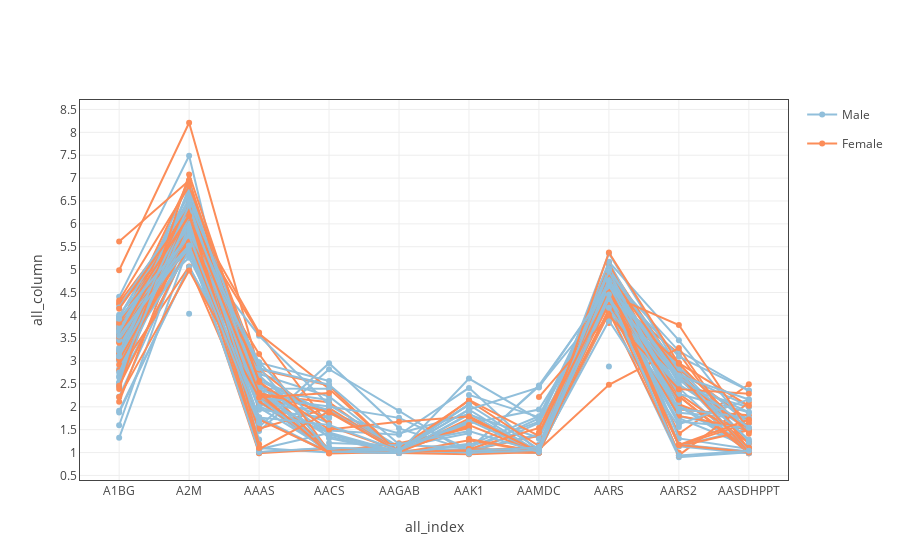

Write notebook code for a chart like this one.
### Code cell
tt.line_plot()

### Figure 1 — Plotly figure (JSON) as saved in the notebook; plotly's stock layout.template omitted (floating-point values rounded to 4 significant figures)
{"data": [{"legendgroup": "Male", "line": {"color": "rgb(145,191,219)"}, "name": "Male", "showlegend": true, "type": "scatter", "uid": "c0e542ba-d605-11e8-af20-a81e84e6c740", "x": ["A1BG", "A2M", "AAAS", "AACS", "AAGAB", "AAK1", "AAMDC", "AARS", "AARS2", "AASDHPPT"], "y": [3.957, 5.413, null, null, null, null, null, 4.369, null, null]}, {"legendgroup": "Male", "line": {"color": "rgb(145,191,219)"}, "name": "Male", "showlegend": false, "type": "scatter", "uid": "c0e548b4-d605-11e8-af20-a81e84e6c740", "x": ["A1BG", "A2M", "AAAS", "AACS", "AAGAB", "AAK1", "AAMDC", "AARS", "AARS2", "AASDHPPT"], "y": [3.565, 6.906, 2.5, 1.409, 1.015, null, 1.392, 4.843, 1.142, 1.523]}, {"legendgroup": "Male", "line": {"color": "rgb(145,191,219)"}, "name": "Male", "showlegend": false, "type": "scatter", "uid": "c0e54cec-d605-11e8-af20-a81e84e6c740", "x": ["A1BG", "A2M", "AAAS", "AACS", "AAGAB", "AAK1", "AAMDC", "AARS", "AARS2", "AASDHPPT"], "y": [3.113, 5.645, 2.212, 1.1, 1.057, 2.06, null, 4.905, 2.417, null]}, {"legendgroup": "Female", "line": {"color": "rgb(252,141,89)"}, "name": "Female", "showlegend": true, "type": "scatter", "uid": "c0e550b6-d605-11e8-af20-a81e84e6c740", "x": ["A1BG", "A2M", "AAAS", "AACS", "AAGAB", "AAK1", "AAMDC", "AARS", "AARS2", "AASDHPPT"], "y": [3.447, 5.995, 2.168, null, null, 1.614, null, 4.413, 3.167, 1.056]}, {"legendgroup": "Male", "line": {"color": "rgb(145,191,219)"}, "name": "Male", "showlegend": false, "type": "scatter", "uid": "c0e55462-d605-11e8-af20-a81e84e6c740", "x": ["A1BG", "A2M", "AAAS", "AACS", "AAGAB", "AAK1", "AAMDC", "AARS", "AARS2", "AASDHPPT"], "y": [2.829, 6.099, 2.576, 1.849, null, 1.274, null, 4.47, 2.414, 1.005]}, {"legendgroup": "Male", "line": {"color": "rgb(145,191,219)"}, "name": "Male", "showlegend": false, "type": "scatter", "uid": "c0e557f0-d605-11e8-af20-a81e84e6c740", "x": ["A1BG", "A2M", "AAAS", "AACS", "AAGAB", "AAK1", "AAMDC", "AARS", "AARS2", "AASDHPPT"], "y": [3.569, 5.962, 1.009, 1.1, 1.057, 1.635, 1.941, 4.394, 2.059, 1.069]}, {"legendgroup": "Female", "line": {"color": "rgb(252,141,89)"}, "name": "Female", "showlegend": false, "type": "scatter", "uid": "c0e55b74-d605-11e8-af20-a81e84e6c740", "x": ["A1BG", "A2M", "AAAS", "AACS", "AAGAB", "AAK1", "AAMDC", "AARS", "AARS2", "AASDHPPT"], "y": [3.74, 5.706, 2.269, 2.101, 1.005, null, 1.029, 4.547, 1.413, 2.494]}, {"legendgroup": "Male", "line": {"color": "rgb(145,191,219)"}, "name": "Male", "showlegend": false, "type": "scatter", "uid": "c0e55eee-d605-11e8-af20-a81e84e6c740", "x": ["A1BG", "A2M", "AAAS", "AACS", "AAGAB", "AAK1", "AAMDC", "AARS", "AARS2", "AASDHPPT"], "y": [3.01, 5.472, 2.718, 2.227, 1.038, null, 1.015, 4.833, 1.166, 1.015]}, {"legendgroup": "Female", "line": {"color": "rgb(252,141,89)"}, "name": "Female", "showlegend": false, "type": "scatter", "uid": "c0e56268-d605-11e8-af20-a81e84e6c740", "x": ["A1BG", "A2M", "AAAS", "AACS", "AAGAB", "AAK1", "AAMDC", "AARS", "AARS2", "AASDHPPT"], "y": [4.986, 8.21, 2.819, 2.465, 0.9911, 0.9629, 1.011, 5.09, 2.78, 1.207]}, {"legendgroup": "Female", "line": {"color": "rgb(252,141,89)"}, "name": "Female", "showlegend": false, "type": "scatter", "uid": "c0e565e2-d605-11e8-af20-a81e84e6c740", "x": ["A1BG", "A2M", "AAAS", "AACS", "AAGAB", "AAK1", "AAMDC", "AARS", "AARS2", "AASDHPPT"], "y": [3.174, 6.481, 2.24, null, null, null, 1.014, 4.047, 1.942, 1.814]}, {"legendgroup": "Male", "line": {"color": "rgb(145,191,219)"}, "name": "Male", "showlegend": false, "type": "scatter", "uid": "c0e56970-d605-11e8-af20-a81e84e6c740", "x": ["A1BG", "A2M", "AAAS", "AACS", "AAGAB", "AAK1", "AAMDC", "AARS", "AARS2", "AASDHPPT"], "y": [2.531, 5.496, 1.47, 2.822, 1.911, 0.9726, 1.648, 4.316, 1.793, 1.5]}, {"legendgroup": "Female", "line": {"color": "rgb(252,141,89)"}, "name": "Female", "showlegend": false, "type": "scatter", "uid": "c0e56cf4-d605-11e8-af20-a81e84e6c740", "x": ["A1BG", "A2M", "AAAS", "AACS", "AAGAB", "AAK1", "AAMDC", "AARS", "AARS2", "AASDHPPT"], "y": [3.639, 6.306, 3.625, 1.577, 1.036, null, null, 3.831, null, null]}, {"legendgroup": "Female", "line": {"color": "rgb(252,141,89)"}, "name": "Female", "showlegend": false, "type": "scatter", "uid": "c0e5706e-d605-11e8-af20-a81e84e6c740", "x": ["A1BG", "A2M", "AAAS", "AACS", "AAGAB", "AAK1", "AAMDC", "AARS", "AARS2", "AASDHPPT"], "y": [4.278, 6.281, null, null, null, 1.075, 1.014, 4.587, 1.877, null]}, {"legendgroup": "Male", "line": {"color": "rgb(145,191,219)"}, "name": "Male", "showlegend": false, "type": "scatter", "uid": "c0e573de-d605-11e8-af20-a81e84e6c740", "x": ["A1BG", "A2M", "AAAS", "AACS", "AAGAB", "AAK1", "AAMDC", "AARS", "AARS2", "AASDHPPT"], "y": [3.854, 5.259, 2.234, null, 1.067, null, 1.105, 4.588, 2.431, null]}, {"legendgroup": "Male", "line": {"color": "rgb(145,191,219)"}, "name": "Male", "showlegend": false, "type": "scatter", "uid": "c0e57758-d605-11e8-af20-a81e84e6c740", "x": ["A1BG", "A2M", "AAAS", "AACS", "AAGAB", "AAK1", "AAMDC", "AARS", "AARS2", "AASDHPPT"], "y": [3.576, 5.531, 1.557, 2.955, 1.53, 1.045, 1.746, 4.686, 2.708, 2.018]}, {"legendgroup": "Male", "line": {"color": "rgb(145,191,219)"}, "name": "Male", "showlegend": false, "type": "scatter", "uid": "c0e57ac8-d605-11e8-af20-a81e84e6c740", "x": ["A1BG", "A2M", "AAAS", "AACS", "AAGAB", "AAK1", "AAMDC", "AARS", "AARS2", "AASDHPPT"], "y": [2.5, 6.445, 2.693, 1.314, 0.9911, 1.832, 1.325, 5.353, 2.845, 1.252]}, {"legendgroup": "Male", "line": {"color": "rgb(145,191,219)"}, "name": "Male", "showlegend": false, "type": "scatter", "uid": "c0e57e42-d605-11e8-af20-a81e84e6c740", "x": ["A1BG", "A2M", "AAAS", "AACS", "AAGAB", "AAK1", "AAMDC", "AARS", "AARS2", "AASDHPPT"], "y": [2.444, 6.455, 2.122, 0.9946, 1.028, 1.065, null, 4.32, 2.679, null]}, {"legendgroup": "Male", "line": {"color": "rgb(145,191,219)"}, "name": "Male", "showlegend": false, "type": "scatter", "uid": "c0e581bc-d605-11e8-af20-a81e84e6c740", "x": ["A1BG", "A2M", "AAAS", "AACS", "AAGAB", "AAK1", "AAMDC", "AARS", "AARS2", "AASDHPPT"], "y": [null, 5.373, 1.774, 1.002, 1.037, 1.075, 2.447, 4.327, 1.165, null]}, {"legendgroup": "Female", "line": {"color": "rgb(252,141,89)"}, "name": "Female", "showlegend": false, "type": "scatter", "uid": "c0e5852c-d605-11e8-af20-a81e84e6c740", "x": ["A1BG", "A2M", "AAAS", "AACS", "AAGAB", "AAK1", "AAMDC", "AARS", "AARS2", "AASDHPPT"], "y": [3.679, 6.014, 1.009, null, null, 2.04, null, 4.32, 2.647, 1.069]}, {"legendgroup": "Male", "line": {"color": "rgb(145,191,219)"}, "name": "Male", "showlegend": false, "type": "scatter", "uid": "c0e5889c-d605-11e8-af20-a81e84e6c740", "x": ["A1BG", "A2M", "AAAS", "AACS", "AAGAB", "AAK1", "AAMDC", "AARS", "AARS2", "AASDHPPT"], "y": [1.912, 5.062, 2.245, 1.774, null, 1.045, 1.397, 4.388, 2.429, 1.992]}, {"legendgroup": "Male", "line": {"color": "rgb(145,191,219)"}, "name": "Male", "showlegend": false, "type": "scatter", "uid": "c0e58c16-d605-11e8-af20-a81e84e6c740", "x": ["A1BG", "A2M", "AAAS", "AACS", "AAGAB", "AAK1", "AAMDC", "AARS", "AARS2", "AASDHPPT"], "y": [3.223, 5.755, 1.738, 1.002, null, 1.075, 1.014, 4.892, 1.871, 1.739]}, {"legendgroup": "Male", "line": {"color": "rgb(145,191,219)"}, "name": "Male", "showlegend": false, "type": "scatter", "uid": "c0e58f86-d605-11e8-af20-a81e84e6c740", "x": ["A1BG", "A2M", "AAAS", "AACS", "AAGAB", "AAK1", "AAMDC", "AARS", "AARS2", "AASDHPPT"], "y": [1.322, 5.535, 3.554, 2.038, 1.123, null, 1.174, 4.791, 1.752, 1.134]}, {"legendgroup": "Male", "line": {"color": "rgb(145,191,219)"}, "name": "Male", "showlegend": false, "type": "scatter", "uid": "c0e592f6-d605-11e8-af20-a81e84e6c740", "x": ["A1BG", "A2M", "AAAS", "AACS", "AAGAB", "AAK1", "AAMDC", "AARS", "AARS2", "AASDHPPT"], "y": [3.67, 6.371, 2.411, 1.025, 0.9911, 1.192, null, 4.77, 3.096, 2.355]}, {"legendgroup": "Male", "line": {"color": "rgb(145,191,219)"}, "name": "Male", "showlegend": false, "type": "scatter", "uid": "c0e59666-d605-11e8-af20-a81e84e6c740", "x": ["A1BG", "A2M", "AAAS", "AACS", "AAGAB", "AAK1", "AAMDC", "AARS", "AARS2", "AASDHPPT"], "y": [4.404, 7.489, 1.098, 1.002, null, 1.075, 1.014, 4.095, 1.857, null]}, {"legendgroup": "Male", "line": {"color": "rgb(145,191,219)"}, "name": "Male", "showlegend": false, "type": "scatter", "uid": "c0e59c7e-d605-11e8-af20-a81e84e6c740", "x": ["A1BG", "A2M", "AAAS", "AACS", "AAGAB", "AAK1", "AAMDC", "AARS", "AARS2", "AASDHPPT"], "y": [3.256, 6.352, 2.114, 1.483, 1.39, 2.414, 1.011, 4.127, 0.8977, 1.005]}, {"legendgroup": "Male", "line": {"color": "rgb(145,191,219)"}, "name": "Male", "showlegend": false, "type": "scatter", "uid": "c0e5a4c6-d605-11e8-af20-a81e84e6c740", "x": ["A1BG", "A2M", "AAAS", "AACS", "AAGAB", "AAK1", "AAMDC", "AARS", "AARS2", "AASDHPPT"], "y": [3.696, 5.685, 2.114, 1.084, null, null, null, 4.604, null, null]}, {"legendgroup": "Male", "line": {"color": "rgb(145,191,219)"}, "name": "Male", "showlegend": false, "type": "scatter", "uid": "c0e5aade-d605-11e8-af20-a81e84e6c740", "x": ["A1BG", "A2M", "AAAS", "AACS", "AAGAB", "AAK1", "AAMDC", "AARS", "AARS2", "AASDHPPT"], "y": [3.79, 6.555, 2.366, 2.15, null, 1.12, 1.677, 4.866, 2.042, null]}, {"legendgroup": "Male", "line": {"color": "rgb(145,191,219)"}, "name": "Male", "showlegend": false, "type": "scatter", "uid": "c0e5b0a6-d605-11e8-af20-a81e84e6c740", "x": ["A1BG", "A2M", "AAAS", "AACS", "AAGAB", "AAK1", "AAMDC", "AARS", "AARS2", "AASDHPPT"], "y": [3.645, 6.391, 2.502, 1.061, 1.023, null, null, 4.975, 2.019, 1.036]}, {"legendgroup": "Male", "line": {"color": "rgb(145,191,219)"}, "name": "Male", "showlegend": false, "type": "scatter", "uid": "c0e5c082-d605-11e8-af20-a81e84e6c740", "x": ["A1BG", "A2M", "AAAS", "AACS", "AAGAB", "AAK1", "AAMDC", "AARS", "AARS2", "AASDHPPT"], "y": [2.223, 5.573, 2.624, 1.847, 1.418, 1.842, null, 5.064, 1.308, 1.079]}, {"legendgroup": "Male", "line": {"color": "rgb(145,191,219)"}, "name": "Male", "showlegend": false, "type": "scatter", "uid": "c0e60e34-d605-11e8-af20-a81e84e6c740", "x": ["A1BG", "A2M", "AAAS", "AACS", "AAGAB", "AAK1", "AAMDC", "AARS", "AARS2", "AASDHPPT"], "y": [2.53, 6.822, 2.037, 1.934, 1.118, 1.422, null, 5.153, 2.49, 1.496]}, {"legendgroup": "Female", "line": {"color": "rgb(252,141,89)"}, "name": "Female", "showlegend": false, "type": "scatter", "uid": "c0e616c2-d605-11e8-af20-a81e84e6c740", "x": ["A1BG", "A2M", "AAAS", "AACS", "AAGAB", "AAK1", "AAMDC", "AARS", "AARS2", "AASDHPPT"], "y": [2.109, 6.082, 3.598, 2.395, 0.9982, 1.745, 1.02, 5.138, 2.057, 1.461]}, {"legendgroup": "Female", "line": {"color": "rgb(252,141,89)"}, "name": "Female", "showlegend": false, "type": "scatter", "uid": "c0e61c26-d605-11e8-af20-a81e84e6c740", "x": ["A1BG", "A2M", "AAAS", "AACS", "AAGAB", "AAK1", "AAMDC", "AARS", "AARS2", "AASDHPPT"], "y": [3.789, 6.439, 2.568, 1.025, 0.9911, 1.269, 1.011, 4.537, 2.819, 1.703]}, {"legendgroup": "Female", "line": {"color": "rgb(252,141,89)"}, "name": "Female", "showlegend": false, "type": "scatter", "uid": "c0e62310-d605-11e8-af20-a81e84e6c740", "x": ["A1BG", "A2M", "AAAS", "AACS", "AAGAB", "AAK1", "AAMDC", "AARS", "AARS2", "AASDHPPT"], "y": [2.796, 5.067, 1.521, 1.979, 1.011, 1.045, 1.367, 4.982, 1.138, 1.488]}, {"legendgroup": "Male", "line": {"color": "rgb(145,191,219)"}, "name": "Male", "showlegend": false, "type": "scatter", "uid": "c0e62c52-d605-11e8-af20-a81e84e6c740", "x": ["A1BG", "A2M", "AAAS", "AACS", "AAGAB", "AAK1", "AAMDC", "AARS", "AARS2", "AASDHPPT"], "y": [3.913, 5.964, 1.102, null, 1.041, 1.936, 1.017, 4.592, 2.315, null]}, {"legendgroup": "Male", "line": {"color": "rgb(145,191,219)"}, "name": "Male", "showlegend": false, "type": "scatter", "uid": "c0e63468-d605-11e8-af20-a81e84e6c740", "x": ["A1BG", "A2M", "AAAS", "AACS", "AAGAB", "AAK1", "AAMDC", "AARS", "AARS2", "AASDHPPT"], "y": [3.546, 6.067, 1.745, null, 1.123, 1.662, null, 4.883, 3.219, 2.358]}, {"legendgroup": "Female", "line": {"color": "rgb(252,141,89)"}, "name": "Female", "showlegend": false, "type": "scatter", "uid": "c0e638a0-d605-11e8-af20-a81e84e6c740", "x": ["A1BG", "A2M", "AAAS", "AACS", "AAGAB", "AAK1", "AAMDC", "AARS", "AARS2", "AASDHPPT"], "y": [3.425, 5.662, 2.205, 1.025, 1.203, 1.532, null, 4.661, 2.285, 1.212]}, {"legendgroup": "Male", "line": {"color": "rgb(145,191,219)"}, "name": "Male", "showlegend": false, "type": "scatter", "uid": "c0e63b98-d605-11e8-af20-a81e84e6c740", "x": ["A1BG", "A2M", "AAAS", "AACS", "AAGAB", "AAK1", "AAMDC", "AARS", "AARS2", "AASDHPPT"], "y": [3.951, 6.638, 2.402, 2.398, null, 1.06, 2.469, 4.602, 2.857, 1.636]}, {"legendgroup": "Male", "line": {"color": "rgb(145,191,219)"}, "name": "Male", "showlegend": false, "type": "scatter", "uid": "c0e63e72-d605-11e8-af20-a81e84e6c740", "x": ["A1BG", "A2M", "AAAS", "AACS", "AAGAB", "AAK1", "AAMDC", "AARS", "AARS2", "AASDHPPT"], "y": [1.596, 5.943, 1.934, 1.755, null, 1.046, 1.391, 5.171, 3.455, 1.522]}, {"legendgroup": "Female", "line": {"color": "rgb(252,141,89)"}, "name": "Female", "showlegend": false, "type": "scatter", "uid": "c0e64142-d605-11e8-af20-a81e84e6c740", "x": ["A1BG", "A2M", "AAAS", "AACS", "AAGAB", "AAK1", "AAMDC", "AARS", "AARS2", "AASDHPPT"], "y": [3.187, 5.649, 2.82, null, 1.011, 1.045, 0.9937, 4.62, 2.653, 1.495]}, {"legendgroup": "Male", "line": {"color": "rgb(145,191,219)"}, "name": "Male", "showlegend": false, "type": "scatter", "uid": "c0e643fe-d605-11e8-af20-a81e84e6c740", "x": ["A1BG", "A2M", "AAAS", "AACS", "AAGAB", "AAK1", "AAMDC", "AARS", "AARS2", "AASDHPPT"], "y": [3.59, 6.239, 1.283, null, null, 1.309, null, 2.883, null, 1.219]}, {"legendgroup": "Female", "line": {"color": "rgb(252,141,89)"}, "name": "Female", "showlegend": false, "type": "scatter", "uid": "c0e646c4-d605-11e8-af20-a81e84e6c740", "x": ["A1BG", "A2M", "AAAS", "AACS", "AAGAB", "AAK1", "AAMDC", "AARS", "AARS2", "AASDHPPT"], "y": [5.616, 6.948, 1.18, null, null, 1.177, null, 3.914, null, 1.103]}, {"legendgroup": "Male", "line": {"color": "rgb(145,191,219)"}, "name": "Male", "showlegend": false, "type": "scatter", "uid": "c0e6499e-d605-11e8-af20-a81e84e6c740", "x": ["A1BG", "A2M", "AAAS", "AACS", "AAGAB", "AAK1", "AAMDC", "AARS", "AARS2", "AASDHPPT"], "y": [3.1, 6.038, null, 1.208, 1.151, 1.109, null, 4.56, 2.954, null]}, {"legendgroup": "Female", "line": {"color": "rgb(252,141,89)"}, "name": "Female", "showlegend": false, "type": "scatter", "uid": "c0e64c64-d605-11e8-af20-a81e84e6c740", "x": ["A1BG", "A2M", "AAAS", "AACS", "AAGAB", "AAK1", "AAMDC", "AARS", "AARS2", "AASDHPPT"], "y": [3.498, 6.424, 2.279, 0.9799, 1.011, 2.15, 1.362, 4.233, 2.757, 0.9863]}, {"legendgroup": "Female", "line": {"color": "rgb(252,141,89)"}, "name": "Female", "showlegend": false, "type": "scatter", "uid": "c0e64f2a-d605-11e8-af20-a81e84e6c740", "x": ["A1BG", "A2M", "AAAS", "AACS", "AAGAB", "AAK1", "AAMDC", "AARS", "AARS2", "AASDHPPT"], "y": [3.548, 5.871, null, null, null, null, 1.107, 4.071, 0.9716, null]}, {"legendgroup": "Female", "line": {"color": "rgb(252,141,89)"}, "name": "Female", "showlegend": false, "type": "scatter", "uid": "c0e651e6-d605-11e8-af20-a81e84e6c740", "x": ["A1BG", "A2M", "AAAS", "AACS", "AAGAB", "AAK1", "AAMDC", "AARS", "AARS2", "AASDHPPT"], "y": [3.729, 6.956, 2.123, 1.073, null, 1.001, null, 4.797, 0.9377, 2.095]}, {"legendgroup": "Male", "line": {"color": "rgb(145,191,219)"}, "name": "Male", "showlegend": false, "type": "scatter", "uid": "c0e654ac-d605-11e8-af20-a81e84e6c740", "x": ["A1BG", "A2M", "AAAS", "AACS", "AAGAB", "AAK1", "AAMDC", "AARS", "AARS2", "AASDHPPT"], "y": [3.046, 6.263, 0.9843, null, 1.033, 1.002, 1.063, 3.884, 1.559, null]}, {"legendgroup": "Female", "line": {"color": "rgb(252,141,89)"}, "name": "Female", "showlegend": false, "type": "scatter", "uid": "c0e65768-d605-11e8-af20-a81e84e6c740", "x": ["A1BG", "A2M", "AAAS", "AACS", "AAGAB", "AAK1", "AAMDC", "AARS", "AARS2", "AASDHPPT"], "y": [2.46, 5.527, 1.76, null, null, 1.045, 1.121, 4.132, 2.637, 1.092]}, {"legendgroup": "Female", "line": {"color": "rgb(252,141,89)"}, "name": "Female", "showlegend": false, "type": "scatter", "uid": "c0e65a56-d605-11e8-af20-a81e84e6c740", "x": ["A1BG", "A2M", "AAAS", "AACS", "AAGAB", "AAK1", "AAMDC", "AARS", "AARS2", "AASDHPPT"], "y": [4.237, 5.868, 2.042, null, 1.033, 1.569, null, 4.852, 2.228, 1.046]}, {"legendgroup": "Female", "line": {"color": "rgb(252,141,89)"}, "name": "Female", "showlegend": false, "type": "scatter", "uid": "c0e65d26-d605-11e8-af20-a81e84e6c740", "x": ["A1BG", "A2M", "AAAS", "AACS", "AAGAB", "AAK1", "AAMDC", "AARS", "AARS2", "AASDHPPT"], "y": [3.536, 5.533, 0.9876, 1.077, null, null, 1.067, 2.482, 3.285, 1.049]}, {"legendgroup": "Female", "line": {"color": "rgb(252,141,89)"}, "name": "Female", "showlegend": false, "type": "scatter", "uid": "c0e65fec-d605-11e8-af20-a81e84e6c740", "x": ["A1BG", "A2M", "AAAS", "AACS", "AAGAB", "AAK1", "AAMDC", "AARS", "AARS2", "AASDHPPT"], "y": [3.529, 5.653, 2.31, 1.878, 1.011, 1.045, 0.9937, 4.489, 2.236, 0.9863]}, {"legendgroup": "Male", "line": {"color": "rgb(145,191,219)"}, "name": "Male", "showlegend": false, "type": "scatter", "uid": "c0e662b2-d605-11e8-af20-a81e84e6c740", "x": ["A1BG", "A2M", "AAAS", "AACS", "AAGAB", "AAK1", "AAMDC", "AARS", "AARS2", "AASDHPPT"], "y": [3.021, 5.391, 2.006, 1.438, 1.015, 1.697, 0.9971, 4.991, 2.791, 0.9908]}, {"legendgroup": "Female", "line": {"color": "rgb(252,141,89)"}, "name": "Female", "showlegend": false, "type": "scatter", "uid": "c0e66578-d605-11e8-af20-a81e84e6c740", "x": ["A1BG", "A2M", "AAAS", "AACS", "AAGAB", "AAK1", "AAMDC", "AARS", "AARS2", "AASDHPPT"], "y": [3.137, 6.14, 1.087, null, null, 1.797, 1.004, 4.5, 1.152, 1.649]}, {"legendgroup": "Male", "line": {"color": "rgb(145,191,219)"}, "name": "Male", "showlegend": false, "type": "scatter", "uid": "c0e6682a-d605-11e8-af20-a81e84e6c740", "x": ["A1BG", "A2M", "AAAS", "AACS", "AAGAB", "AAK1", "AAMDC", "AARS", "AARS2", "AASDHPPT"], "y": [3.215, 6.34, 2.259, 1.352, 0.9911, 1.854, 1.011, 4.701, 2.604, 1.284]}, {"legendgroup": "Male", "line": {"color": "rgb(145,191,219)"}, "name": "Male", "showlegend": false, "type": "scatter", "uid": "c0e66ae6-d605-11e8-af20-a81e84e6c740", "x": ["A1BG", "A2M", "AAAS", "AACS", "AAGAB", "AAK1", "AAMDC", "AARS", "AARS2", "AASDHPPT"], "y": [4.011, 5.917, 2.382, 1.925, 1.011, null, 1.301, 4.504, 2.579, 1.882]}, {"legendgroup": "Male", "line": {"color": "rgb(145,191,219)"}, "name": "Male", "showlegend": false, "type": "scatter", "uid": "c0e66da2-d605-11e8-af20-a81e84e6c740", "x": ["A1BG", "A2M", "AAAS", "AACS", "AAGAB", "AAK1", "AAMDC", "AARS", "AARS2", "AASDHPPT"], "y": [3.661, 6.056, 2.194, 1.025, 0.9911, 1.16, 1.795, 4.752, 2.279, 1.88]}, {"legendgroup": "Male", "line": {"color": "rgb(145,191,219)"}, "name": "Male", "showlegend": false, "type": "scatter", "uid": "c0e6705e-d605-11e8-af20-a81e84e6c740", "x": ["A1BG", "A2M", "AAAS", "AACS", "AAGAB", "AAK1", "AAMDC", "AARS", "AARS2", "AASDHPPT"], "y": [3.29, 6.756, 2.234, 1.647, null, 1.09, 1.024, 5.008, 1.178, 1.026]}, {"legendgroup": "Female", "line": {"color": "rgb(252,141,89)"}, "name": "Female", "showlegend": false, "type": "scatter", "uid": "c0e6731a-d605-11e8-af20-a81e84e6c740", "x": ["A1BG", "A2M", "AAAS", "AACS", "AAGAB", "AAK1", "AAMDC", "AARS", "AARS2", "AASDHPPT"], "y": [3.398, 6.132, null, null, 1.097, 2.133, 1.142, 4.273, 0.9985, null]}, {"legendgroup": "Female", "line": {"color": "rgb(252,141,89)"}, "name": "Female", "showlegend": false, "type": "scatter", "uid": "c0e675d6-d605-11e8-af20-a81e84e6c740", "x": ["A1BG", "A2M", "AAAS", "AACS", "AAGAB", "AAK1", "AAMDC", "AARS", "AARS2", "AASDHPPT"], "y": [4.323, 6.822, 2.815, 1.639, null, 0.9759, null, 4.335, 1.802, 1.525]}, {"legendgroup": "Male", "line": {"color": "rgb(145,191,219)"}, "name": "Male", "showlegend": false, "type": "scatter", "uid": "c0e67900-d605-11e8-af20-a81e84e6c740", "x": ["A1BG", "A2M", "AAAS", "AACS", "AAGAB", "AAK1", "AAMDC", "AARS", "AARS2", "AASDHPPT"], "y": [3.744, 5.456, 1.09, null, null, null, 1.007, 4.794, null, 1.004]}, {"legendgroup": "Male", "line": {"color": "rgb(145,191,219)"}, "name": "Male", "showlegend": false, "type": "scatter", "uid": "c0e67b44-d605-11e8-af20-a81e84e6c740", "x": ["A1BG", "A2M", "AAAS", "AACS", "AAGAB", "AAK1", "AAMDC", "AARS", "AARS2", "AASDHPPT"], "y": [4.174, 6.438, 1.986, 1.049, null, 0.9823, null, 5.029, 2.649, 1.026]}, {"legendgroup": "Male", "line": {"color": "rgb(145,191,219)"}, "name": "Male", "showlegend": false, "type": "scatter", "uid": "c0e67d7e-d605-11e8-af20-a81e84e6c740", "x": ["A1BG", "A2M", "AAAS", "AACS", "AAGAB", "AAK1", "AAMDC", "AARS", "AARS2", "AASDHPPT"], "y": [1.874, 5.057, 2.209, 2.006, 1.759, 1.075, 1.014, 5.027, 1.903, null]}, {"legendgroup": "Male", "line": {"color": "rgb(145,191,219)"}, "name": "Male", "showlegend": false, "type": "scatter", "uid": "c0e67fd6-d605-11e8-af20-a81e84e6c740", "x": ["A1BG", "A2M", "AAAS", "AACS", "AAGAB", "AAK1", "AAMDC", "AARS", "AARS2", "AASDHPPT"], "y": [2.667, 5.92, 2.967, 2.564, null, 1.055, 1.001, 4.383, 1.679, 1.537]}, {"legendgroup": "Female", "line": {"color": "rgb(252,141,89)"}, "name": "Female", "showlegend": false, "type": "scatter", "uid": "c0e683fa-d605-11e8-af20-a81e84e6c740", "x": ["A1BG", "A2M", "AAAS", "AACS", "AAGAB", "AAK1", "AAMDC", "AARS", "AARS2", "AASDHPPT"], "y": [3.041, 5.651, 3.154, 1.025, null, 1.298, 1.011, 4.369, 2.956, 2.022]}, {"legendgroup": "Male", "line": {"color": "rgb(145,191,219)"}, "name": "Male", "showlegend": false, "type": "scatter", "uid": "c0e6876a-d605-11e8-af20-a81e84e6c740", "x": ["A1BG", "A2M", "AAAS", "AACS", "AAGAB", "AAK1", "AAMDC", "AARS", "AARS2", "AASDHPPT"], "y": [2.642, 6.396, 1.074, 1.429, null, 2.261, 1.774, 4.962, 1.138, 0.9863]}, {"legendgroup": "Male", "line": {"color": "rgb(145,191,219)"}, "name": "Male", "showlegend": false, "type": "scatter", "uid": "c0e68ada-d605-11e8-af20-a81e84e6c740", "x": ["A1BG", "A2M", "AAAS", "AACS", "AAGAB", "AAK1", "AAMDC", "AARS", "AARS2", "AASDHPPT"], "y": [3.976, 6.498, 2.86, 1.025, 0.9911, null, null, 4.165, 1.956, 1.759]}, {"legendgroup": "Male", "line": {"color": "rgb(145,191,219)"}, "name": "Male", "showlegend": false, "type": "scatter", "uid": "c0e68e40-d605-11e8-af20-a81e84e6c740", "x": ["A1BG", "A2M", "AAAS", "AACS", "AAGAB", "AAK1", "AAMDC", "AARS", "AARS2", "AASDHPPT"], "y": [3.104, 5.836, 1.012, 1.104, 1.06, 2.047, null, 4.359, 1.62, 2.162]}, {"legendgroup": "Female", "line": {"color": "rgb(252,141,89)"}, "name": "Female", "showlegend": false, "type": "scatter", "uid": "c0e691b0-d605-11e8-af20-a81e84e6c740", "x": ["A1BG", "A2M", "AAAS", "AACS", "AAGAB", "AAK1", "AAMDC", "AARS", "AARS2", "AASDHPPT"], "y": [4.141, 6.309, 1.089, null, null, 1.064, 1.006, 4.909, 2.71, 1.003]}, {"legendgroup": "Female", "line": {"color": "rgb(252,141,89)"}, "name": "Female", "showlegend": false, "type": "scatter", "uid": "c0e69516-d605-11e8-af20-a81e84e6c740", "x": ["A1BG", "A2M", "AAAS", "AACS", "AAGAB", "AAK1", "AAMDC", "AARS", "AARS2", "AASDHPPT"], "y": [3.485, 5.782, 1.074, 1.899, 1.011, 1.604, 0.9937, 4.453, 3.787, 1.479]}, {"legendgroup": "Female", "line": {"color": "rgb(252,141,89)"}, "name": "Female", "showlegend": false, "type": "scatter", "uid": "c0e69886-d605-11e8-af20-a81e84e6c740", "x": ["A1BG", "A2M", "AAAS", "AACS", "AAGAB", "AAK1", "AAMDC", "AARS", "AARS2", "AASDHPPT"], "y": [2.922, 5.64, 1.725, 1.002, null, 1.075, 1.537, 4.569, 1.165, 1.724]}, {"legendgroup": "Male", "line": {"color": "rgb(145,191,219)"}, "name": "Male", "showlegend": false, "type": "scatter", "uid": "c0e69bf6-d605-11e8-af20-a81e84e6c740", "x": ["A1BG", "A2M", "AAAS", "AACS", "AAGAB", "AAK1", "AAMDC", "AARS", "AARS2", "AASDHPPT"], "y": [3.862, 5.529, 1.033, null, null, null, 1.121, 4.369, 2.412, null]}, {"legendgroup": "Male", "line": {"color": "rgb(145,191,219)"}, "name": "Male", "showlegend": false, "type": "scatter", "uid": "c0e69f66-d605-11e8-af20-a81e84e6c740", "x": ["A1BG", "A2M", "AAAS", "AACS", "AAGAB", "AAK1", "AAMDC", "AARS", "AARS2", "AASDHPPT"], "y": [3.46, 5.802, 2.975, 1.39, 1.011, 2.617, 1.726, 4.755, 2.107, null]}, {"legendgroup": "Female", "line": {"color": "rgb(252,141,89)"}, "name": "Female", "showlegend": false, "type": "scatter", "uid": "c0e6a2d6-d605-11e8-af20-a81e84e6c740", "x": ["A1BG", "A2M", "AAAS", "AACS", "AAGAB", "AAK1", "AAMDC", "AARS", "AARS2", "AASDHPPT"], "y": [3.539, 6.206, 1.098, null, null, 1.075, 1.014, 4.65, 1.165, 1.013]}, {"legendgroup": "Female", "line": {"color": "rgb(252,141,89)"}, "name": "Female", "showlegend": false, "type": "scatter", "uid": "c0e6a646-d605-11e8-af20-a81e84e6c740", "x": ["A1BG", "A2M", "AAAS", "AACS", "AAGAB", "AAK1", "AAMDC", "AARS", "AARS2", "AASDHPPT"], "y": [2.212, 4.978, 2.206, 2.305, null, null, 2.214, 3.994, 2.387, 2.288]}, {"legendgroup": "Female", "line": {"color": "rgb(252,141,89)"}, "name": "Female", "showlegend": false, "type": "scatter", "uid": "c0e6a9b6-d605-11e8-af20-a81e84e6c740", "x": ["A1BG", "A2M", "AAAS", "AACS", "AAGAB", "AAK1", "AAMDC", "AARS", "AARS2", "AASDHPPT"], "y": [2.39, 7.081, 2.544, 1.503, 1.676, 1.786, 1.011, 5.374, 2.94, 1.412]}, {"legendgroup": "Male", "line": {"color": "rgb(145,191,219)"}, "name": "Male", "showlegend": false, "type": "scatter", "uid": "c0e6ad30-d605-11e8-af20-a81e84e6c740", "x": ["A1BG", "A2M", "AAAS", "AACS", "AAGAB", "AAK1", "AAMDC", "AARS", "AARS2", "AASDHPPT"], "y": [2.748, 6.164, 2.842, 2.482, 1.182, 1.468, 1.011, 4.76, 2.664, 1.545]}, {"legendgroup": "Male", "line": {"color": "rgb(145,191,219)"}, "name": "Male", "showlegend": false, "type": "scatter", "uid": "c0e6b0a0-d605-11e8-af20-a81e84e6c740", "x": ["A1BG", "A2M", "AAAS", "AACS", "AAGAB", "AAK1", "AAMDC", "AARS", "AARS2", "AASDHPPT"], "y": [3.108, 6.404, 1.695, null, 1.045, 2.047, 1.077, 4.641, 2.685, 2.161]}, {"legendgroup": "Male", "line": {"color": "rgb(145,191,219)"}, "name": "Male", "showlegend": false, "type": "scatter", "uid": "c0e6b41a-d605-11e8-af20-a81e84e6c740", "x": ["A1BG", "A2M", "AAAS", "AACS", "AAGAB", "AAK1", "AAMDC", "AARS", "AARS2", "AASDHPPT"], "y": [null, 4.036, null, 1.115, null, 1.035, 1.109, 4.96, 2.105, null]}, {"legendgroup": "Female", "line": {"color": "rgb(252,141,89)"}, "name": "Female", "showlegend": false, "type": "scatter", "uid": "c0e6b78a-d605-11e8-af20-a81e84e6c740", "x": ["A1BG", "A2M", "AAAS", "AACS", "AAGAB", "AAK1", "AAMDC", "AARS", "AARS2", "AASDHPPT"], "y": [3.84, 6.172, 2.305, 0.9909, null, null, 1.439, 4.489, 2.154, null]}, {"legendgroup": "Male", "line": {"color": "rgb(145,191,219)"}, "name": "Male", "showlegend": false, "type": "scatter", "uid": "c0e6bafa-d605-11e8-af20-a81e84e6c740", "x": ["A1BG", "A2M", "AAAS", "AACS", "AAGAB", "AAK1", "AAMDC", "AARS", "AARS2", "AASDHPPT"], "y": [3.551, 5.519, 1.654, null, null, 0.9974, 1.058, 4.456, 0.9335, 1.042]}, {"legendgroup": "Male", "line": {"color": "rgb(145,191,219)"}, "name": "Male", "showlegend": false, "type": "scatter", "uid": "c0e6be6a-d605-11e8-af20-a81e84e6c740", "x": ["A1BG", "A2M", "AAAS", "AACS", "AAGAB", "AAK1", "AAMDC", "AARS", "AARS2", "AASDHPPT"], "y": [3.923, 5.738, 1.769, 1.605, 1.041, 1.941, 2.425, 4.655, 1.906, null]}], "layout": {"title": "", "xaxis": {"mirror": "all", "nticks": 20, "showgrid": true, "showline": true, "title": "all_index", "zeroline": true}, "yaxis": {"mirror": "all", "nticks": 20, "showgrid": true, "showline": true, "title": "all_column", "zeroline": true}}}
